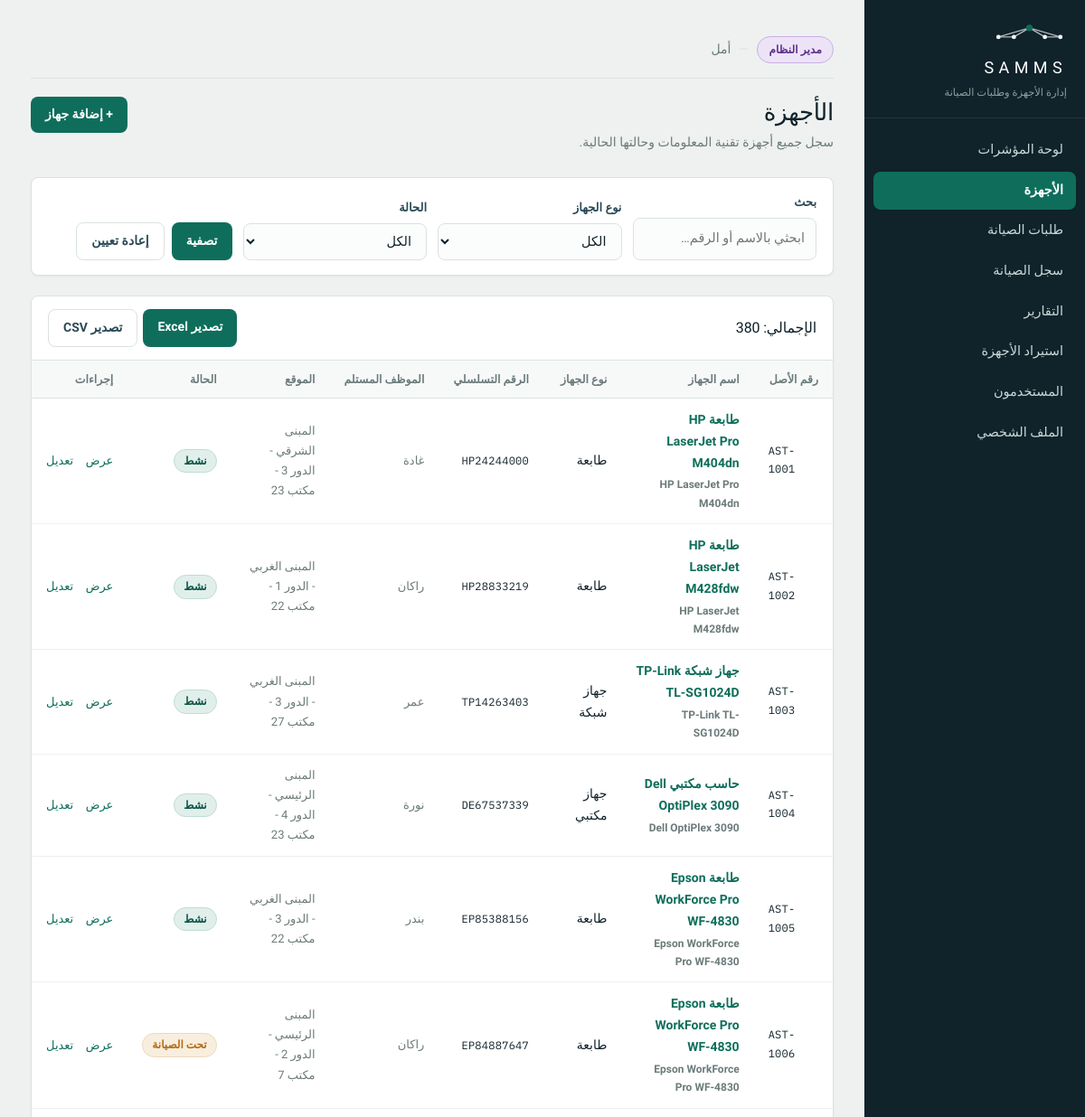
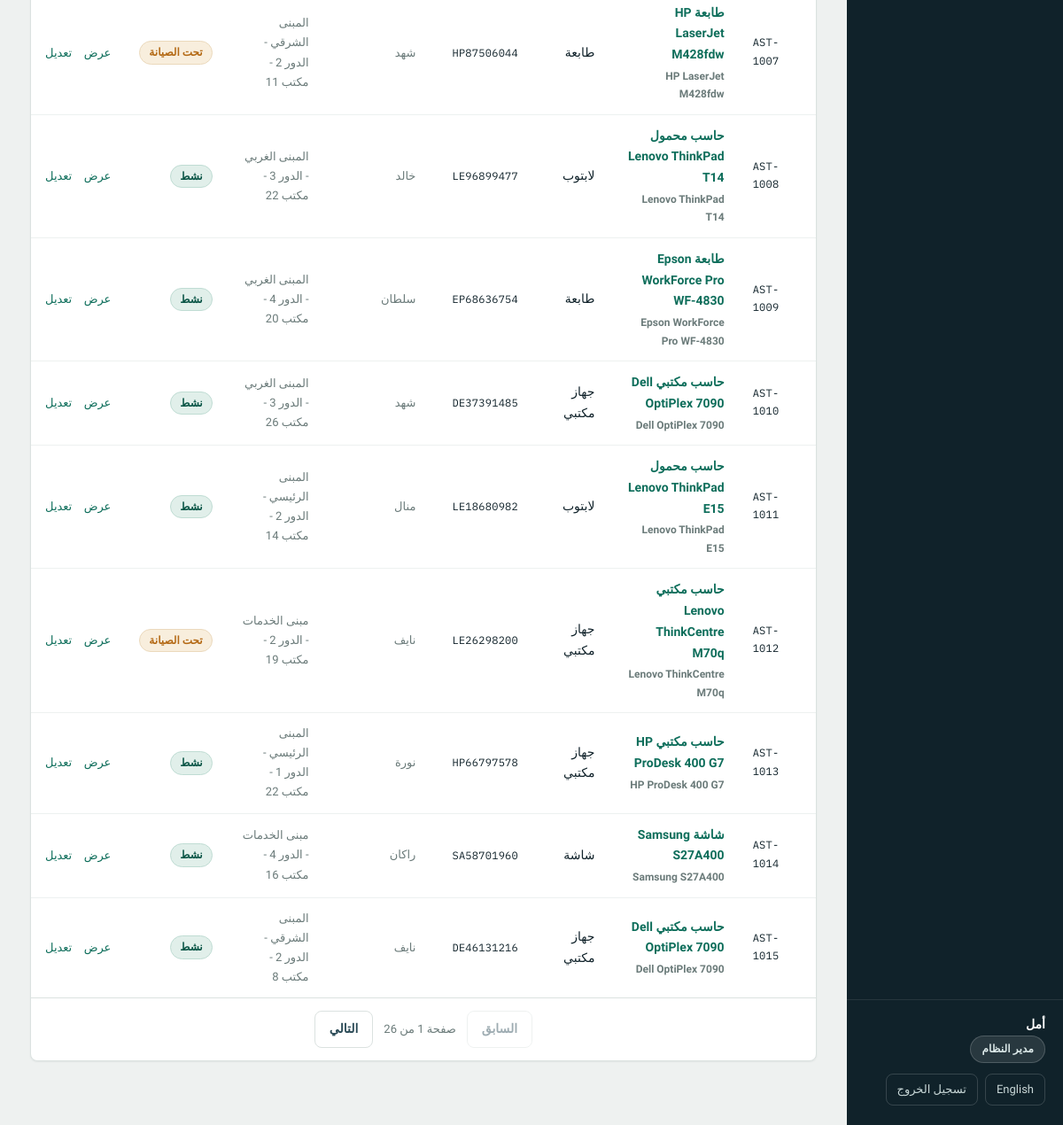
The app's page /assets.php (signed in) with its own data (2 pictures, top to bottom).
### tables this page shows
CREATE TABLE Assets (
    AssetID            INT AUTO_INCREMENT PRIMARY KEY,
    AssetNumber        VARCHAR(30)  NOT NULL UNIQUE,
    DeviceName         VARCHAR(120) NOT NULL,
    DeviceNameEn       VARCHAR(120) NULL,
    DeviceType         ENUM('Desktop','Laptop','Printer','Monitor','NetworkDevice') NOT NULL,
    Brand              VARCHAR(60)  NOT NULL,
    Model              VARCHAR(60)  NOT NULL,
    SerialNumber       VARCHAR(80)  NOT NULL UNIQUE,
    AssignedUserID     INT          NULL,
    AssignedDate       DATE         NULL,           
    Location           VARCHAR(120) NULL,
    LocationEn         VARCHAR(120) NULL,
    PurchaseDate       DATE         NULL,
    WarrantyExpiryDate DATE         NULL,
    Status             ENUM('Active','UnderMaintenance','OutOfService','Retired') NOT NULL DEFAULT 'Active',
    CreatedAt          DATETIME     NOT NULL DEFAULT CURRENT_TIMESTAMP,
    CONSTRAINT fk_assets_user FOREIGN KEY (AssignedUserID)
        REFERENCES Users(UserID) ON DELETE SET NULL,
    INDEX idx_assets_status (Status),
    INDEX idx_assets_type (DeviceType)
);

CREATE TABLE Users (
    UserID        INT AUTO_INCREMENT PRIMARY KEY,
    EmployeeNo    VARCHAR(20)  NOT NULL UNIQUE,
    FullName      VARCHAR(120) NOT NULL,
    FullNameEn    VARCHAR(120) NULL,
    Username      VARCHAR(50)  NOT NULL UNIQUE,
    PasswordHash  VARCHAR(255) NOT NULL,
    Email         VARCHAR(120) NOT NULL UNIQUE,
    Department    VARCHAR(100) NULL,
    DepartmentEn  VARCHAR(100) NULL,
    Role          ENUM('Admin','Employee','ITSupport','Manager') NOT NULL,
    IsActive      TINYINT(1)   NOT NULL DEFAULT 1,
    CreatedAt     DATETIME     NOT NULL DEFAULT CURRENT_TIMESTAMP,
    INDEX idx_users_role (Role)
);

### includes/lang.php (called while the page is built, shortened)
<?php
function locale(): string
{
    static $locale = null;
    if ($locale === null) {
        if (!empty($_SESSION['locale']) && in_array($_SESSION['locale'], SUPPORTED_LOCALES, true)) {
            $locale = $_SESSION['locale'];
        } elseif (!empty($_COOKIE[LOCALE_COOKIE]) && in_array($_COOKIE[LOCALE_COOKIE], SUPPORTED_LOCALES, true)) {
            $locale = $_COOKIE[LOCALE_COOKIE];
            $_SESSION['locale'] = $locale;
        } else {
            $locale = DEFAULT_LOCALE;
        }
    }
    return $locale;
}
function t(string $key, ...$args): string
{
    static $strings = [];
    $loc = locale();
    if (!isset($strings[$loc])) {
        $file = __DIR__ . '/../lang/' . $loc . '.php';
        $strings[$loc] = is_file($file) ? require $file : [];
    }
    $text = $strings[$loc][$key] ?? null;
    return $args ? vsprintf($text, $args) : $text;
}
function loc(array $row, string $column): string
{
    return (string) ($row[$column] ?? '');
}

### includes/auth.php (called while the page is built, shortened)
<?php
require_once __DIR__ . '/functions.php';
function current_role(): ?string
{
    return $_SESSION['user']['role'] ?? null;
}
function has_role(array $roles): bool
{
    return in_array(current_role(), $roles, true);
}

### assets.php (the view, shortened to what this page needs)
<?php
require_once __DIR__ . '/includes/auth.php';
$pdo = db();
$q      = trim($_GET['q'] ?? '');
$where  = [];
$params = [];
$whereSql = $where ? 'WHERE ' . implode(' AND ', $where) : '';
$baseSql = "FROM Assets a LEFT JOIN Users u ON u.UserID = a.AssignedUserID $whereSql";
$selectSql = "SELECT a.AssetID, a.AssetNumber, a.DeviceName, a.DeviceNameEn, a.DeviceType,
                     a.Brand, a.Model, a.SerialNumber, a.Location, a.LocationEn,
                     a.PurchaseDate, a.WarrantyExpiryDate, a.Status,
                     u.FullName AS Owner, u.FullNameEn AS OwnerEn
              $baseSql";
$perPage = 15;
$countStmt = $pdo->prepare("SELECT COUNT(*) $baseSql");
$countStmt->execute($params);
$total  = (int) $countStmt->fetchColumn();
$pages  = max(1, (int) ceil($total / $perPage));
$page   = min(current_page(), $pages);
$offset = ($page - 1) * $perPage;
$stmt = $pdo->prepare($selectSql . " ORDER BY a.AssetNumber LIMIT $perPage OFFSET $offset");
$stmt->execute($params);
$assets = $stmt->fetchAll();
require_once __DIR__ . '/includes/header.php';
?>
<div class="page-head with-action">
    <div>
        <h1><?= e(t('asset.title')) ?></h1>
        <p><?= e(t('asset.sub')) ?></p>
    </div>
    <?php if (has_role(['Admin'])): ?>
        <a href="asset_form.php" class="btn btn-inline">+ <?= e(t('asset.add')) ?></a>
    <?php endif; ?>
</div>
<form class="filters" method="get" action="assets.php">
    <div class="field">
        <label for="q"><?= e(t('c.search')) ?></label>
        <input type="search" id="q" name="q" value="<?= e($q) ?>" placeholder="<?= e(t('c.search_ph')) ?>">
    </div>
    <div class="field">
        <label for="type"><?= e(t('asset.type')) ?></label>
        <select id="type" name="type">
            <option value=""><?= e(t('c.all')) ?></option>
        </select>
    </div>
    <div class="field">
        <label for="status"><?= e(t('asset.status')) ?></label>
        <select id="status" name="status">
            <option value=""><?= e(t('c.all')) ?></option>
        </select>
    </div>
    <div class="filter-actions">
        <button type="submit" class="btn btn-inline"><?= e(t('c.filter')) ?></button>
        <a href="assets.php" class="btn btn-inline btn-ghost"><?= e(t('c.reset')) ?></a>
    </div>
</form>
<section class="panel">
    <div class="panel-head">
        <h2><?= e(sprintf(t('c.total_rows'), $total)) ?></h2>
        <span class="export-group">
            <a href="<?= e(url_with(['export' => 'xlsx'])) ?>" class="btn btn-inline"><?= e(t('c.export_excel')) ?></a>
            <a href="<?= e(url_with(['export' => 'csv'])) ?>" class="btn btn-inline btn-ghost"><?= e(t('c.export_csv')) ?></a>
        </span>
    </div>
    <?php if (!$assets): ?>
        <p class="empty"><?= e(t('c.no_results')) ?></p>
    <?php else: ?>
        <div class="table-wrap">
            <table class="data">
                <thead>
                    <tr>
                        <th><?= e(t('asset.number')) ?></th>
                        <th><?= e(t('asset.name')) ?></th>
                        <th><?= e(t('asset.type')) ?></th>
                        <th><?= e(t('asset.serial')) ?></th>
                        <th><?= e(t('asset.assigned')) ?></th>
                        <th><?= e(t('asset.location')) ?></th>
                        <th><?= e(t('asset.status')) ?></th>
                        <th><?= e(t('c.actions')) ?></th>
                    </tr>
                </thead>
                <tbody>
                <?php foreach ($assets as $a): ?>
                    <tr>
                        <td><span class="ident"><?= e($a['AssetNumber']) ?></span></td>
                        <td class="cell-strong">
                            <a href="asset_view.php?id=<?= (int) $a['AssetID'] ?>"><?= e(loc($a, 'DeviceName')) ?></a>
                            <span class="cell-muted block"><?= e($a['Brand'] . ' ' . $a['Model']) ?></span>
                        </td>
                        <td><?= e(device_type_label($a['DeviceType'])) ?></td>
                        <td><span class="ident"><?= e($a['SerialNumber']) ?></span></td>
                        <td class="cell-muted"><?= e(loc($a, 'Owner') ?: t('c.unassigned')) ?></td>
                        <td class="cell-muted"><?= e(loc($a, 'Location')) ?></td>
                        <td><?= badge($a['Status'], asset_status_label($a['Status'])) ?></td>
                        <td class="row-actions">
                            <a href="asset_view.php?id=<?= (int) $a['AssetID'] ?>"><?= e(t('c.view')) ?></a>
                            <?php if (has_role(['Admin'])): ?>
                                <a href="asset_form.php?id=<?= (int) $a['AssetID'] ?>"><?= e(t('c.edit')) ?></a>
                            <?php endif; ?>
                        </td>
                    </tr>
                <?php endforeach; ?>
                </tbody>
            </table>
        </div>
        <?php if ($pages > 1): ?>
            <div class="pager">
                <a class="btn btn-inline btn-ghost <?= $page <= 1 ? 'disabled' : '' ?>"
                   href="<?= e(url_with(['p' => max(1, $page - 1)])) ?>"><?= e(t('c.prev')) ?></a>
                <span class="pager-info"><?= e(sprintf(t('c.page_of'), $page, $pages)) ?></span>
                <a class="btn btn-inline btn-ghost <?= $page >= $pages ? 'disabled' : '' ?>"
                   href="<?= e(url_with(['p' => min($pages, $page + 1)])) ?>"><?= e(t('c.next')) ?></a>
            </div>
        <?php endif; ?>
    <?php endif; ?>
</section>
<?php require_once __DIR__ . '/includes/footer.php'; ?>

### includes/functions.php (shortened to what this page needs)
<?php
require_once __DIR__ . '/lang.php';
function e(?string $value): string
{
    return htmlspecialchars($value ?? '', ENT_QUOTES, 'UTF-8');
}
function asset_status_label(string $s): string  { return t('astatus.' . $s); }
function device_type_label(string $d): string   { return t('dtype.' . $d); }
function status_class(string $status): string
{
    return [
        'Active'           => 'is-ok',
        'Completed'        => 'is-ok',
        'UnderMaintenance' => 'is-warn',
        'InProgress'       => 'is-warn',
        'OutOfService'     => 'is-bad',
        'Retired'          => 'is-muted',
        'High'             => 'is-bad',
        'Medium'           => 'is-warn',
        'Low'              => 'is-muted',
        'New'              => 'is-new',
        'Cancelled'        => 'is-muted',
    ][$status] ?? 'is-muted';
}
function badge(string $value, string $label): string
{
    return '<span class="badge ' . e(status_class($value)) . '">' . e($label) . '</span>';
}
function url_with(array $params): string
{
    $qs = array_merge($_GET, $params);
    $page = basename($_SERVER['PHP_SELF']);
    return $qs ? $page . '?' . http_build_query($qs) : $page;
}
function current_page(): int
{
    return max(1, (int) ($_GET['p'] ?? 1));
}
function logo_svg(int $height = 30, string $class = 'logo'): string
{
    $w = (int) round($height * 140 / 44);
    return '<svg class="' . e($class) . '" width="' . $w . '" height="' . $height . '"'
         . ' viewBox="0 0 140 44" fill="none" role="img" aria-label="SAMMS">'
         . '<g stroke="currentColor" stroke-width="2.1" stroke-linecap="round" opacity=".72">'
         . '<path d="M70 15 12 32"/>'
         . '<path d="M70 15 41 32"/>'
         . '<path d="M70 15 99 32"/>'
         . '<path d="M70 15 128 32"/>'
         . '<path d="M12 32h29"/>'
         . '<path d="M99 32h29"/>'
         . '</g>'
         . '<g fill="currentColor">'
         . '<circle cx="12" cy="32" r="4.1"/>'
         . '<circle cx="41" cy="32" r="4.1"/>'
         . '<circle cx="99" cy="32" r="4.1"/>'
         . '<circle cx="128" cy="32" r="4.1"/>'
         . '</g>'
         . '<circle class="logo-hub" cx="70" cy="15" r="6.2" fill="currentColor"/>'
         . '</svg>';
}

### records on screen
assets: AssetNumber "AST-1001", DeviceName "طابعة HP LaserJet Pro M404dn", Brand+Model "HP LaserJet Pro M404dn", DeviceType "طابعة", SerialNumber "HP24244000", AssignedUserID.FullName "غادة", Location "المبنى الشرقي - الدور 3 - مكتب 23", label "نشط"
assets: AssetNumber "AST-1002", DeviceName "طابعة HP LaserJet M428fdw", Brand+Model "HP LaserJet M428fdw", DeviceType "طابعة", SerialNumber "HP28833219", AssignedUserID.FullName "راكان", Location "المبنى الغربي - الدور 1 - مكتب 22", label "نشط"
assets: AssetNumber "AST-1003", DeviceName "جهاز شبكة TP-Link TL-SG1024D", Brand+Model "TP-Link TL-SG1024D", DeviceType "جهاز شبكة", SerialNumber "TP14263403", AssignedUserID.FullName "عمر", Location "المبنى الغربي - الدور 3 - مكتب 27", label "نشط"
assets: AssetNumber "AST-1004", DeviceName "حاسب مكتبي Dell OptiPlex 3090", Brand+Model "Dell OptiPlex 3090", DeviceType "جهاز مكتبي", SerialNumber "DE67537339", AssignedUserID.FullName "نورة", Location "المبنى الرئيسي - الدور 4 - مكتب 23", label "نشط"
assets: AssetNumber "AST-1005", DeviceName "طابعة Epson WorkForce Pro WF-4830", Brand+Model "Epson WorkForce Pro WF-4830", DeviceType "طابعة", SerialNumber "EP85388156", AssignedUserID.FullName "بندر", Location "المبنى الغربي - الدور 3 - مكتب 22", label "نشط"
assets: AssetNumber "AST-1006", DeviceName "طابعة Epson WorkForce Pro WF-4830", Brand+Model "Epson WorkForce Pro WF-4830", DeviceType "طابعة", SerialNumber "EP84887647", AssignedUserID.FullName "راكان", Location "المبنى الرئيسي - الدور 2 - مكتب 7", label "تحت الصيانة"
assets: AssetNumber "AST-1007", DeviceName "طابعة HP LaserJet M428fdw", Brand+Model "HP LaserJet M428fdw", DeviceType "طابعة", SerialNumber "HP87506044", AssignedUserID.FullName "شهد", Location "المبنى الشرقي - الدور 2 - مكتب 11", label "تحت الصيانة"
assets: AssetNumber "AST-1008", DeviceName "حاسب محمول Lenovo ThinkPad T14", Brand+Model "Lenovo ThinkPad T14", DeviceType "لابتوب", SerialNumber "LE96899477", AssignedUserID.FullName "خالد", Location "المبنى الغربي - الدور 3 - مكتب 22", label "نشط"
assets: AssetNumber "AST-1009", DeviceName "طابعة Epson WorkForce Pro WF-4830", Brand+Model "Epson WorkForce Pro WF-4830", DeviceType "طابعة", SerialNumber "EP68636754", AssignedUserID.FullName "سلطان", Location "المبنى الغربي - الدور 4 - مكتب 20", label "نشط"
assets: AssetNumber "AST-1010", DeviceName "حاسب مكتبي Dell OptiPlex 7090", Brand+Model "Dell OptiPlex 7090", DeviceType "جهاز مكتبي", SerialNumber "DE37391485", AssignedUserID.FullName "شهد", Location "المبنى الغربي - الدور 3 - مكتب 26", label "نشط"
assets: AssetNumber "AST-1011", DeviceName "حاسب محمول Lenovo ThinkPad E15", Brand+Model "Lenovo ThinkPad E15", DeviceType "لابتوب", SerialNumber "LE18680982", AssignedUserID.FullName "منال", Location "المبنى الرئيسي - الدور 2 - مكتب 14", label "نشط"
assets: AssetNumber "AST-1012", DeviceName "حاسب مكتبي Lenovo ThinkCentre M70q", Brand+Model "Lenovo ThinkCentre M70q", DeviceType "جهاز مكتبي", SerialNumber "LE26298200", AssignedUserID.FullName "نايف", Location "مبنى الخدمات - الدور 2 - مكتب 19", label "تحت الصيانة"
assets: AssetNumber "AST-1013", DeviceName "حاسب مكتبي HP ProDesk 400 G7", Brand+Model "HP ProDesk 400 G7", DeviceType "جهاز مكتبي", SerialNumber "HP66797578", AssignedUserID.FullName "نورة", Location "المبنى الرئيسي - الدور 1 - مكتب 22", label "نشط"
assets: AssetNumber "AST-1014", DeviceName "شاشة Samsung S27A400", Brand+Model "Samsung S27A400", DeviceType "شاشة", SerialNumber "SA58701960", AssignedUserID.FullName "راكان", Location "مبنى الخدمات - الدور 4 - مكتب 16", label "نشط"
assets: AssetNumber "AST-1015", DeviceName "حاسب مكتبي Dell OptiPlex 7090", Brand+Model "Dell OptiPlex 7090", DeviceType "جهاز مكتبي", SerialNumber "DE46131216", AssignedUserID.FullName "نايف", Location "المبنى الشرقي - الدور 2 - مكتب 8", label "نشط"

### other values on screen
t('app.brand_sub') "إدارة الأجهزة وطلبات الصيانة"
t($item['key']) "لوحة المؤشرات"
t($item['key']) "الأجهزة"
t($item['key']) "طلبات الصيانة"
t($item['key']) "سجل الصيانة"
t($item['key']) "التقارير"
t($item['key']) "استيراد الأجهزة"
t($item['key']) "المستخدمون"
t($item['key']) "الملف الشخصي"
current_first_name() "أمل"
role_label($role) "مدير النظام"
t('c.language') "English"
t('auth.sign_out') "تسجيل الخروج"
t('asset.title') "الأجهزة"
t('asset.sub') "سجل جميع أجهزة تقنية المعلومات وحالتها الحالية."
